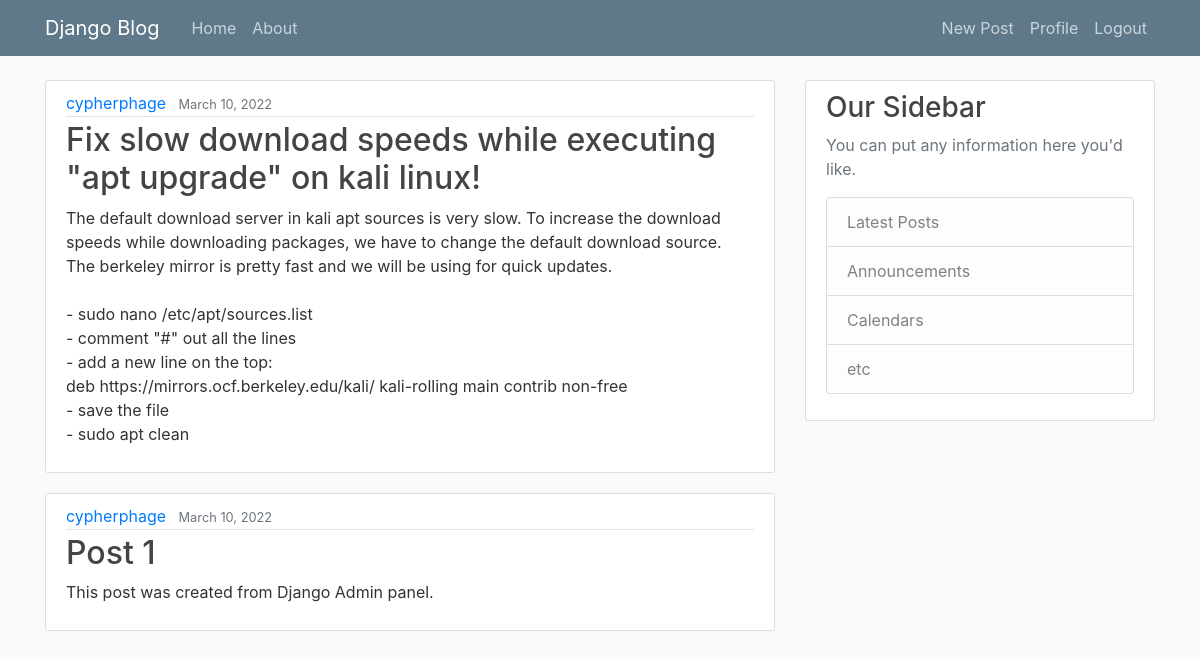
The app's page / (signed in), older data.
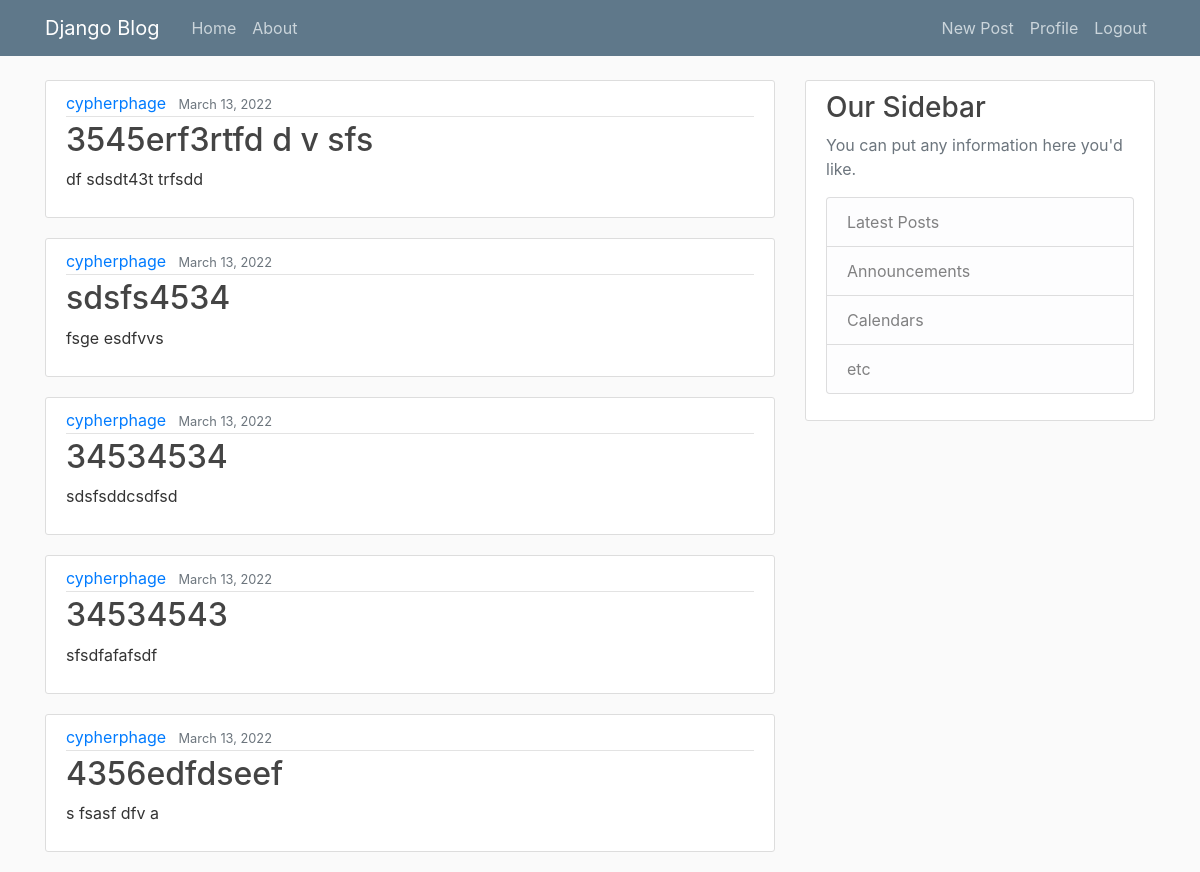
The same page, newer data.
### blog/models.py (models this page shows, shortened)
class Post(models.Model):
    title = models.CharField(max_length=100)
    content = models.TextField()
    date_posted = models.DateTimeField(default=timezone.now)
    author = models.ForeignKey(User, on_delete=models.CASCADE)

### blog/views.py (the view)
# urls.py: path('', PostListView.as_view(), name='blog-home'),
class PostListView(ListView):
    model = Post
    template_name = 'blog/home.html'  # <app>/<model>_<viewtype>.html
    context_object_name = 'posts'
    ordering = ['-date_posted']
    paginate_by = 5

### blog/templates/blog/home.html
{% extends "blog/base.html" %}
{% block content %}
{% for post in posts %}
<article class="media content-section">
    <div class="media-body">
        <div class="article-metadata">
            <a class="mr-2 text-decoration-none" href="#">{{ post.author }}</a>
            <small class="text-muted">{{ post.date_posted|date:"F d, Y" }}</small>
        </div>
        <h2><a class="article-title text-decoration-none" href="#">{{ post.title }}</a></h2>
        <p class="article-content">{{ post.content }}</p>
    </div>
</article>
{% endfor %}
{% endblock content %}

### blog/templates/blog/base.html (shortened to what this page needs)
{% load static %}
<!DOCTYPE html>
<html>
<head>
    <link rel="stylesheet" href="https://maxcdn.bootstrapcdn.com/bootstrap/4.0.0/css/bootstrap.min.css"
>
    <link rel="stylesheet" type="text/css" href="{% static 'blog/main.css' %}">
</head>
<body>
    <header class="site-header">
        <nav class="navbar navbar-expand-md navbar-dark bg-steel fixed-top">
            <div class="container">
                <a class="navbar-brand mr-4" href="/">Django Blog</a>
                <div class="collapse navbar-collapse" id="navbarToggle">
                    <div class="navbar-nav mr-auto">
                        <a class="nav-item nav-link" href="{% url 'blog-home' %}">Home</a>
                        <a class="nav-item nav-link" href="{% url 'blog-about' %}">About</a>
                    </div>
                    <div class="navbar-nav">
                        {% if user.is_authenticated %}
                        <a class="nav-item nav-link float-right" href="{% url 'post-create' %}">New Post</a>
                            <a class="nav-item nav-link float-right" href="{% url 'profile' %}">Profile</a>
                            <a class="nav-item nav-link float-right" href="{% url 'logout' %}">Logout</a>
                        {% else %}
                            <a class="nav-item nav-link float-right" href="{% url 'login' %}">Login</a>
                            <a class="nav-item nav-link float-right" href="{% url 'register' %}">Register</a>
                        {% endif %}
                    </div>
                </div>
            </div>
        </nav>
    </header>
    <main role="main" class="container">
        <div class="row">
            {% if request.path == '/' %}
            <div class="col-md-8">
            {% else %}
            <div class="col-md-12">
            {% endif %}
                {% block content %}{% endblock %}
            </div>
            {% if request.path == '/' %}
            <div class="col-md-4">
                <div class="content-section">
                    <h3>Our Sidebar</h3>
                    <p class='text-muted'>You can put any information here you'd like.
                    <ul class="list-group">
                        <li class="list-group-item list-group-item-light">Latest Posts</li>
                        <li class="list-group-item list-group-item-light">Announcements</li>
                        <li class="list-group-item list-group-item-light">Calendars</li>
                        <li class="list-group-item list-group-item-light">etc</li>
                    </ul>
                    </p>
                </div>
            </div>
            {% endif %}
        </div>
    </main>
</body>
</html>

### blog/static/blog/main.css (style rules this page uses)
body { background: #fafafa; color: #333333; margin-top: 5rem; }
h1, h2, h3, h4, h5, h6 { color: #444444; }
ul { margin: 0; }
.bg-steel { background-color: #5f788a; }
.site-header .navbar-nav .nav-link { color: #cbd5db; }
.content-section { background: #ffffff; padding: 10px 20px; border: 1px solid #dddddd; border-radius: 3px; margin-bottom: 20px; }
.article-title { color: #444444; }
.article-content { white-space: pre-line; }
.article-metadata { padding-bottom: 1px; margin-bottom: 4px; border-bottom: 1px solid #e3e3e3 }

Row changes from the older to the newer data that the page shows:
no longer on this page (row unchanged): Post: author "cypherphage", date_posted "March 10, 2022", title "Fix slow download speeds while executing \"apt upgrade\" on kali linux!", content "The default download server in kali apt sources is very slow. To increase the download speeds while downloading packages, we have to change the default download source. The berkeley mirror is pretty fast and we will be using for quick updates. - sudo nano /etc/apt/sources.list - comment \"#\" out all the lines - add a new line on the top: deb https://mirrors.ocf.berkeley.edu/kali/ kali-rolling main contrib non-free - save the file - sudo apt clean"
no longer on this page (row unchanged): Post: author "cypherphage", date_posted "March 10, 2022", title "Post 1", content "This post was created from Django Admin panel."
added Post: author "cypherphage", date_posted "March 13, 2022", title "3545erf3rtfd d v sfs", content "df sdsdt43t trfsdd"
added Post: author "cypherphage", date_posted "March 13, 2022", title "sdsfs4534", content "fsge esdfvvs"
added Post: author "cypherphage", date_posted "March 13, 2022", title "34534534", content "sdsfsddcsdfsd"
added Post: author "cypherphage", date_posted "March 13, 2022", title "34534543", content "sfsdfafafsdf"
added Post: author "cypherphage", date_posted "March 13, 2022", title "4356edfdseef", content "s fsasf dfv a"
